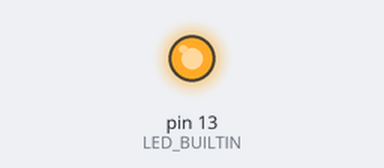
The sketch below on a simulated Arduino Uno, built with avr-gcc and run on an emulated ATmega328P. Parts: output pins drawn as LEDs (lit = HIGH). What the sketch prints to the serial monitor is not drawn.

Above: at 0.1 s.
At 5.1 s:
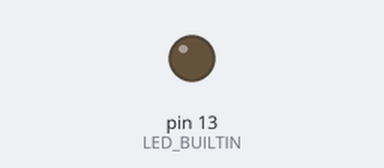
Timing chart, 0 to 6.6 s (numbered marks = the images above):
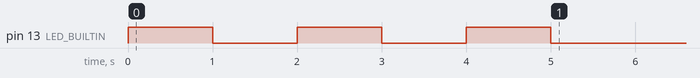

The sketch:

name_alert.ino
```cpp
//
// Arduino Programming Workshop name_alert Challenge Problem
// Lee A. Congdon
// May 6, 2023
//
void setup() {
  Serial.begin(115200);
  while (!Serial) {}
  Serial.println("Lee Congdon");

  pinMode(LED_BUILTIN, OUTPUT);

  digitalWrite(LED_BUILTIN, HIGH);
  delay(1000);
  digitalWrite(LED_BUILTIN, LOW);
  delay(1000);

  digitalWrite(LED_BUILTIN, HIGH);
  delay(1000);
  digitalWrite(LED_BUILTIN, LOW);
  delay(1000);

  digitalWrite(LED_BUILTIN, HIGH);
  delay(1000);
  digitalWrite(LED_BUILTIN, LOW);
}

void loop() {
}
```
